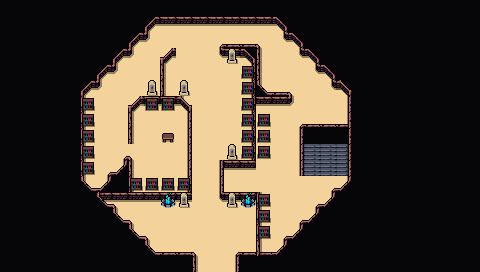

Tiled map render using the project's own tile images. Description and the map definition, with tile-layer contents summarised, below:
An orthogonal 30x17 tile map with 16x16 px tiles, 4 tile layers (Background, Ground, Walls Supplementary, Clutter), 2 tilesets and 11 objects.

<map version="1.10" tiledversion="1.11.2" orientation="orthogonal" renderorder="right-down" width="30" height="17" tilewidth="16" tileheight="16" infinite="0" nextlayerid="9" nextobjectid="83">
 <editorsettings>
  <export target="wastetown..tmx" format="tmx" />
 </editorsettings>
 <properties>
  <property name="dungeonEffect" value="{&quot;startBattleWithCard&quot;: [ &quot;Tome of the Infinite&quot;, &quot;Wizard Class|BLC&quot; ]}" />
 </properties>
 <tileset firstgid="1" source="../../../../common/maps/tileset/main.tsx" />
 <tileset firstgid="10113" source="../../../../common/maps/tileset/buildings.tsx" />
 <layer id="1" name="Background" width="30" height="17">
  <data>[510 cells, 510 non-empty, 4 distinct tile ids]</data>
 </layer>
 <layer id="2" name="Ground" width="30" height="17">
  <data>[510 cells, 366 non-empty, 15 distinct tile ids]</data>
 </layer>
 <layer id="8" name="Walls Supplementary" width="30" height="17">
  <data>[510 cells, 44 non-empty, 10 distinct tile ids]</data>
 </layer>
 <layer id="3" name="Clutter" width="30" height="17">
  <properties>
   <property name="spriteLayer" type="bool" value="true" />
  </properties>
  <data>[510 cells, 74 non-empty, 19 distinct tile ids]</data>
 </layer>
 <objectgroup id="4" name="Objects">
  <object id="38" template="../../../../common/maps/obj/entry_up.tx" x="192" y="270.665" width="48" height="16">
   <properties>
    <property name="direction" value="up" />
    <property name="teleport" value="../Realm of Legends/maps/map/merfolkpool/Wizard_Palace_1.tmx" />
    <property name="teleportObjectId" value="118" />
   </properties>
  </object>
  <object id="50" template="../../../../common/maps/obj/enemy.tx" x="133.045" y="158.394">
   <properties>
    <property name="enemy" value="Azami" />
    <property name="threatRange" type="int" value="0" />
   </properties>
  </object>
  <object id="66" template="../../../../common/maps/obj/gold.tx" x="159.162" y="171.968" />
  <object id="67" template="../../../../common/maps/obj/enemy.tx" x="189.062" y="55.9673">
   <properties>
    <property name="enemy" value="Jalira" />
    <property name="speedModifier" type="float" value="10" />
    <property name="threatRange" type="int" value="20" />
   </properties>
  </object>
  <object id="68" template="../../../../common/maps/obj/enemy.tx" x="293.606" y="119.938">
   <properties>
    <property name="enemy" value="Vadrik" />
    <property name="threatRange" type="int" value="0" />
   </properties>
  </object>
  <object id="69" template="../../../../common/maps/obj/entry_up.tx" x="301.655" y="175.384" width="48" height="36.1131">
   <properties>
    <property name="direction" value="down" />
    <property name="teleport" value="../Realm of Legends/maps/map/merfolkpool/Wizard_Palace_3.tmx" />
    <property name="teleportObjectId" value="38" />
   </properties>
  </object>
  <object id="70" template="../../../../common/maps/obj/booster.tx" x="157.853" y="143.156">
   <properties>
    <property name="reward">[
  {
    "editions": [ "CHK" ],
    "type": "card",
    "count": 10,
    "rarity": [ "Common" ]
  },
  {
    "editions": [ "CHK" ],
    "type": "card",
    "count": 3,
    "rarity": [ "Uncommon" ]
  },
  {
    "editions": [ "CHK" ],
    "type": "card",
    "count": 1,
    "rarity": [ "Rare", "Mythic Rare" ]
  }
]
</property>
   </properties>
  </object>
  <object id="71" template="../../../../common/maps/obj/enemy.tx" x="198.138" y="174.659">
   <properties>
    <property name="enemy" value="The Archimandrite" />
    <property name="threatRange" type="int" value="0" />
   </properties>
  </object>
  <object id="80" template="../../../../common/maps/obj/manashards.tx" x="227.357" y="82.4174" />
  <object id="81" template="../../../../common/maps/obj/dialog.tx" x="167.098" y="210.95" width="86.5" height="12.7121" visible="1">
   <properties>
    <property name="dialog">[
{
   "text": "The interior of the palace is lined with bookshelves and lit by magic. Wizards wander the halls, most walking faster to avoid you, though a few more determined mages step forward to block your path instead.",
   "options": [{
      "name": "(Continue)", "action": [{"deleteMapObject":-1}]}]
}
]</property>
   </properties>
  </object>
  <object id="82" template="../../obj/treasure.tx" x="229.25" y="186.75">
   <properties>
    <property name="reward">[{
  "type": "card",
  "count": 4,
  "cardTypes": [ "Instant", "Sorcery" ],
  "rarity": [ "rare", "mythic rare"]
}]</property>
   </properties>
  </object>
 </objectgroup>
</map>
